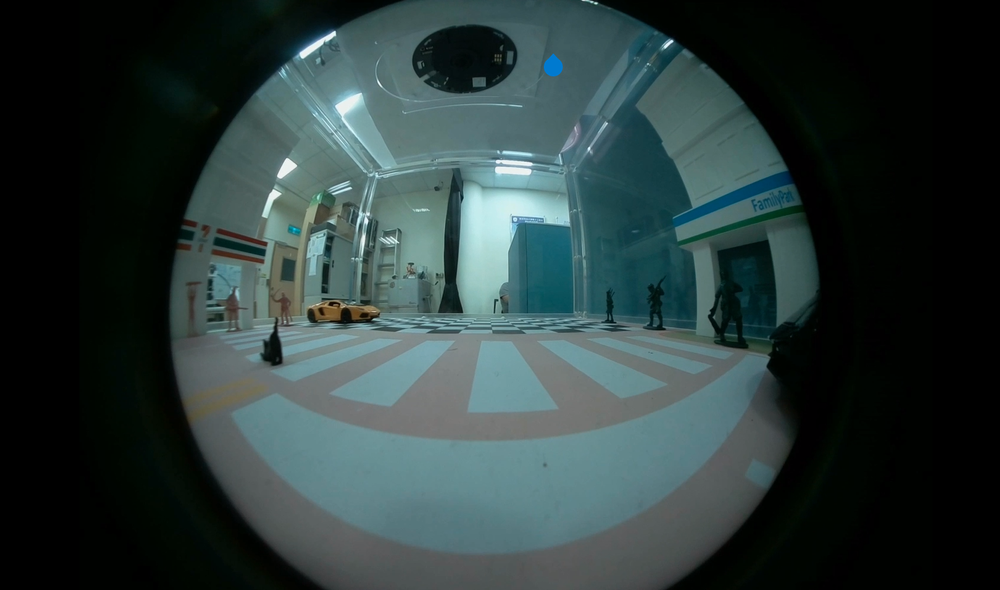
#> input picture fisheye1.png, 1000 x 590 px, shrunk from 1688 x 996 before the run
$ python harris.py
#> lines starting #> are read from the running program, lines starting #| are printed output that depends on the picture
import matplotlib.pyplot as plt
import numpy as np
import cv2

image = cv2.imread('./fisheye1.png')
#> image is the input picture: shape (590, 1000, 3); mean B, G, R 59.1, 59.6, 44
image_copy = cv2.cvtColor(image, cv2.COLOR_BGR2RGB)
gray = cv2.cvtColor(image_copy, cv2.COLOR_RGB2GRAY)
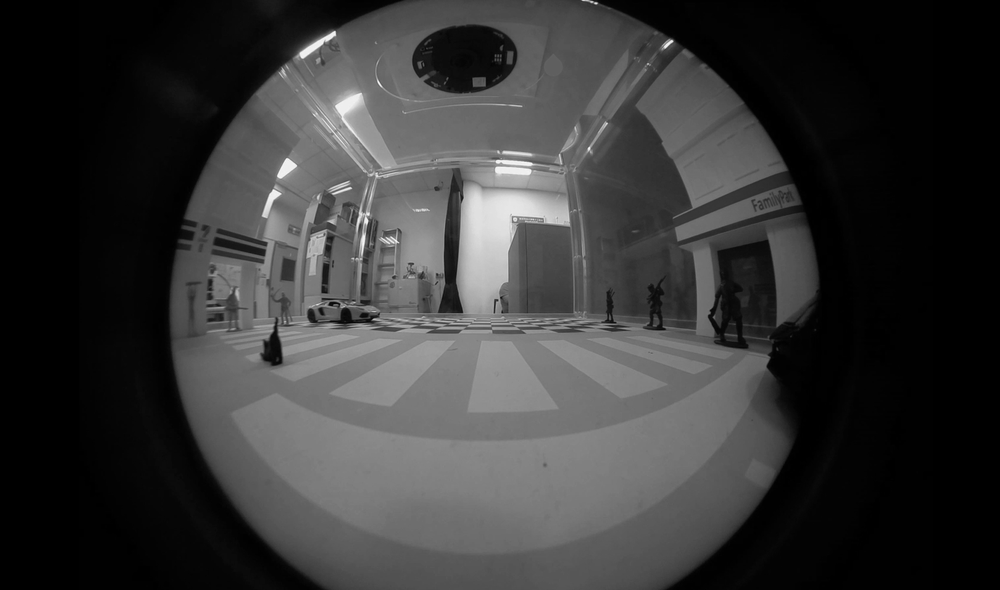
#> gray: shape (590, 1000); min 0, max 250, mean 54.9
fx, plots = plt.subplots(1, 2, figsize=(20,10))

plots[0].set_title("Orignal Image")
plots[0].imshow(image_copy)
plots[1].set_title("Gray Image")
plots[1].imshow(gray, cmap="gray")

gray = cv2.cvtColor(image_copy, cv2.COLOR_RGB2GRAY)
gray = np.float32(gray)

dst = cv2.cornerHarris(gray, 2, 3, 0.04)
dst = cv2.dilate(dst,None)
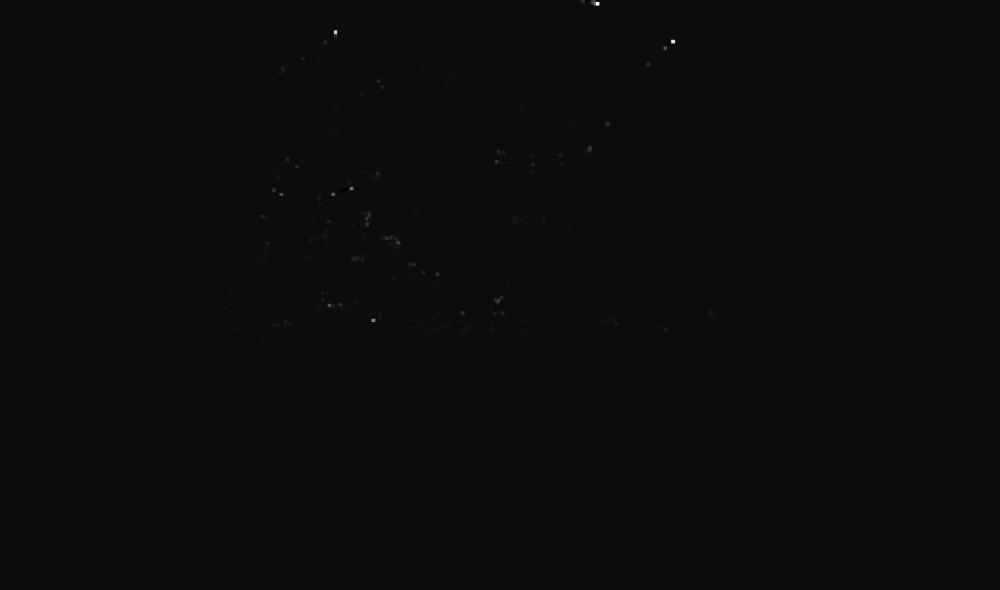
#> dst: shape (590, 1000) float32; min -3012658.5, max 59376036, mean 21037.6; drawn with min black and max white

plt.imshow(dst, cmap='gray')

thresh = 0.1*dst.max()
#> thresh = 5937603.6
corner_image = np.copy(image_copy)
for j in range(0, dst.shape[0]):
    for i in range(0, dst.shape[1]):
        if(dst[j,i] > thresh):
            cv2.circle( corner_image, (i, j), 1, (0,255,0), 1)
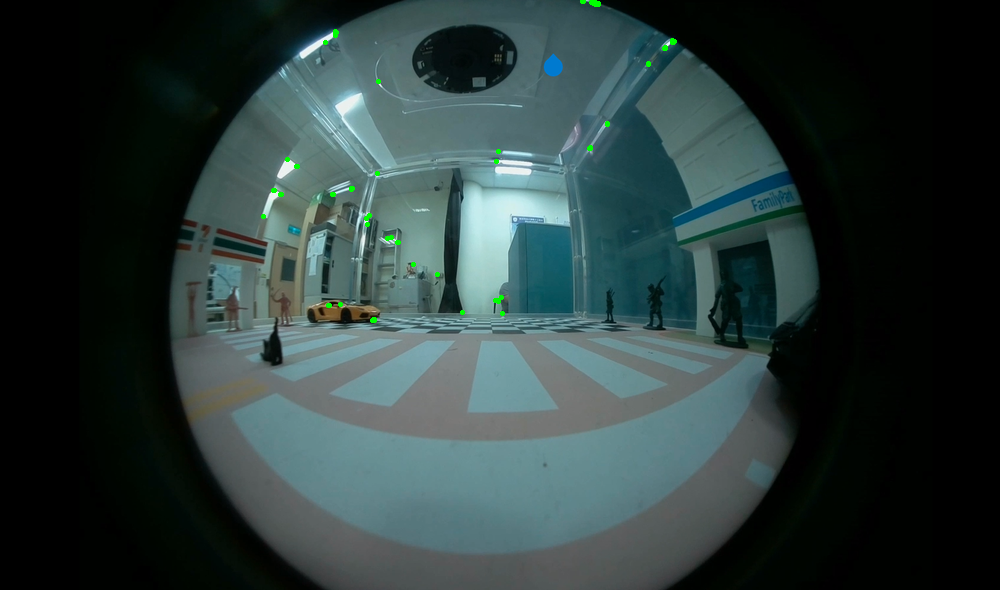
#> corner_image: shape (590, 1000, 3); mean R, G, B 43.9, 59.8, 58.9

print("Number of keypoints Detected In The Image: ", len(dst) )
#| Number of keypoints Detected In The Image:  590
plt.show()
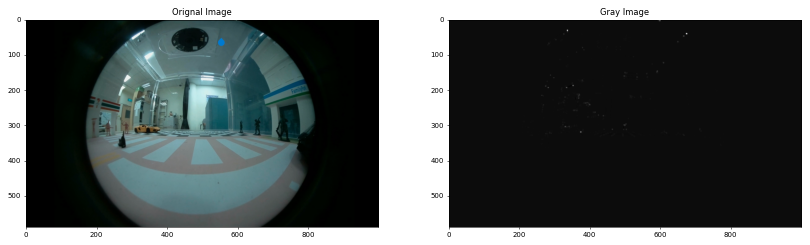
#> figure drawn by matplotlib, 2 panels
